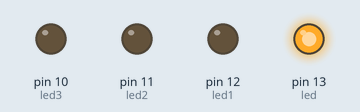
Bench run of a sketch on a simulated Arduino Uno, built with avr-gcc and run on an emulated ATmega328P. On the bench: output pins drawn as LEDs (lit = HIGH).

Above: at 0.05 s.
At 0.45 s:
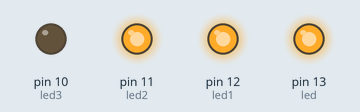
At 0.85 s:
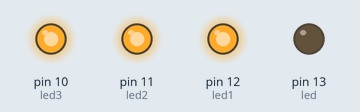
At 1.65 s:
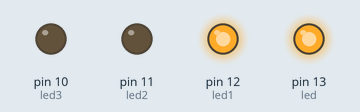
At 2.45 s:
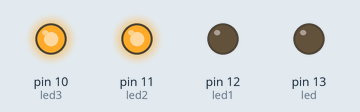
At 3.15 s:
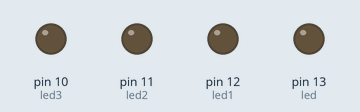
Timing chart, 0 to 3.5 s (numbered marks = the images above):
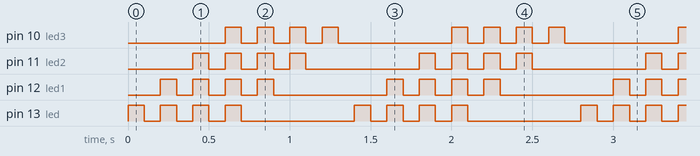

Measured:
- by itself, pin 10 (led3), pin 11 (led2), pin 12 (led1), pin 13 (led): repeats every 1.4 s: 3 × (LOW 0.10 s, HIGH 0.10 s), LOW 0.70 s, HIGH 0.10 s
- by itself, everything shown: repeats every 1.4 s, in 14 steps

The sketch:

many_led.ino
```cpp
int led = 13;
int led1 = 12;
int led2 = 11;
int led3 = 10;
// the setup function runs once when you press reset or power the board
void setup() {
  // initialize digital pin LED_BUILTIN as an output.
  pinMode(led, OUTPUT);
  pinMode(led1, OUTPUT);
  pinMode(led2, OUTPUT);
  pinMode(led3, OUTPUT);
}

void loop() {
  digitalWrite(led, 1);
  digitalWrite(led1, 0);
  digitalWrite(led2, 0);
  digitalWrite(led3, 0);// turn the LED on (HIGH is the voltage level)
  delay(100);
  digitalWrite(led, 0);
  digitalWrite(led1, 0);
  digitalWrite(led2, 0);
  digitalWrite(led3, 0);// turn the LED off by making the voltage LOW
  delay(100);// wait for a second
  digitalWrite(led, 1);
  digitalWrite(led1, 1);
  digitalWrite(led2, 0);
  digitalWrite(led3, 0);
  delay(100);
  digitalWrite(led, 0);
  digitalWrite(led1, 0);
  digitalWrite(led2, 0);
  digitalWrite(led3, 0);// turn the LED off by making the voltage LOW
  delay(100);// wait for a second
  digitalWrite(led, 1);
  digitalWrite(led1, 1);
  digitalWrite(led2, 1);
  digitalWrite(led3, 0);// turn the LED off by making the voltage LOW
  delay(100);
  digitalWrite(led, 0);
  digitalWrite(led1, 0);
  digitalWrite(led2, 0);
  digitalWrite(led3, 0);// turn the LED off by making the voltage LOW
  delay(100);
  digitalWrite(led, 1);
  digitalWrite(led1, 1);
  digitalWrite(led2, 1);
  digitalWrite(led3, 1);// turn the LED off by making the voltage LOW
  delay(100);
  digitalWrite(led, 0);
  digitalWrite(led1, 0);
  digitalWrite(led2, 0);
  digitalWrite(led3, 0);// turn the LED off by making the voltage LOW
  delay(100);
  digitalWrite(led, 0);
  digitalWrite(led1, 1);
  digitalWrite(led2, 1);
  digitalWrite(led3, 1);// turn the LED off by making the voltage LOW
  delay(100);
  digitalWrite(led, 0);
  digitalWrite(led1, 0);
  digitalWrite(led2, 0);
  digitalWrite(led3, 0);// turn the LED off by making the voltage LOW
  delay(100);
  digitalWrite(led, 0);
  digitalWrite(led1, 0);
  digitalWrite(led2, 1);
  digitalWrite(led3, 1);// turn the LED off by making the voltage LOW
  delay(100);
  digitalWrite(led, 0);
  digitalWrite(led1, 0);
  digitalWrite(led2, 0);
  digitalWrite(led3, 0);// turn the LED off by making the voltage LOW
  delay(100);
  digitalWrite(led, 0);
  digitalWrite(led1, 0);
  digitalWrite(led2, 0);
  digitalWrite(led3, 1);// turn the LED off by making the voltage LOW
  delay(100);
  digitalWrite(led, 0);
  digitalWrite(led1, 0);
  digitalWrite(led2, 0);
  digitalWrite(led3, 0);// turn the LED off by making the voltage LOW
  delay(100);// wait for a second
}
```
